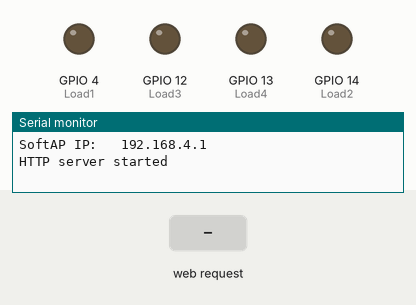
Bench run of a sketch on a simulated ESP8266 (NodeMCU). On the bench: output pins drawn as LEDs (lit = HIGH), the last lines printed to the serial monitor. The test bench sets the inputs (shaded band).

Above: at 1.2 s.
1.3 s: HTTP request GET /load1on received
At 1.6 s:
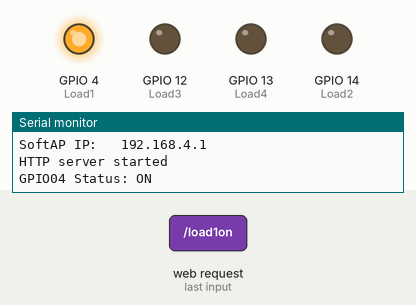
2.8 s: HTTP request GET /load2on received
At 3.9 s:
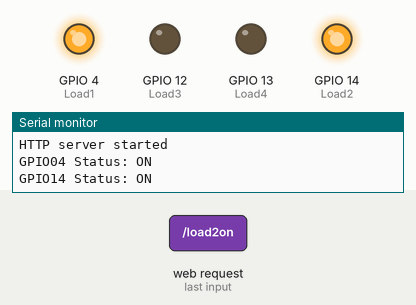
4.3 s: HTTP request GET /load1off received
At 5.0 s:
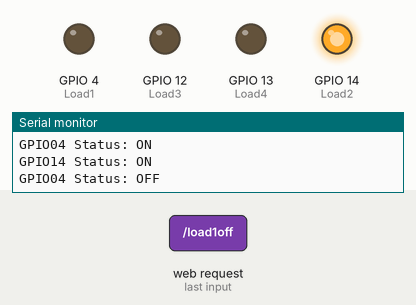
5.8 s: HTTP request GET /load3on received
At 6.2 s:
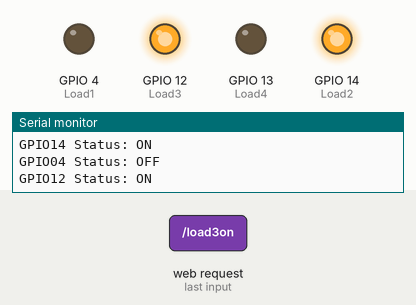
7.3 s: HTTP request GET /load4on received
At 8.5 s:
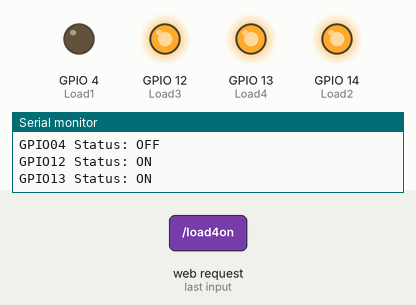
8.8 s: HTTP request GET /load2off received
At 9.7 s:
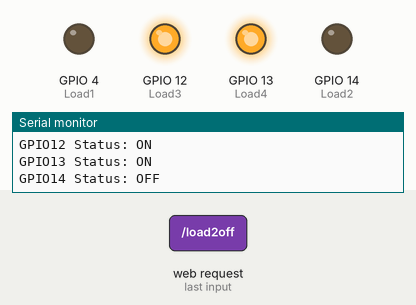
Timing chart, 0 to 11.3 s (numbered marks = the images above; inputs shaded):
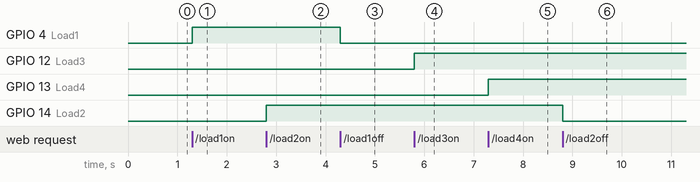

Measured:
- after the input at 1.3 s, GPIO 4 (Load1): LOW → HIGH at once
- after the input at 2.8 s, GPIO 14 (Load2): LOW → HIGH at once
- after the input at 4.3 s, GPIO 4 (Load1): HIGH → LOW at once
- after the input at 5.8 s, GPIO 12 (Load3): LOW → HIGH at once
- after the input at 7.3 s, GPIO 13 (Load4): LOW → HIGH at once
- after the input at 8.8 s, GPIO 14 (Load2): HIGH → LOW at once

The sketch:

ESP12_Home_Autoamtion_Firmware.ino
```cpp
#include <ESP8266WiFi.h>
#include <ESPAsyncWebServer.h>
#include <WebSocketsServer.h>
#include <ArduinoJson.h>  //6.15.1
#include "index.h"

char* ssid = "Home Automation";
char* password = "PASSWORD";

AsyncWebServer server(80);
WebSocketsServer webSocket = WebSocketsServer(81);

int Load1 = 04;
int Load2 = 14;
int Load3 = 12;
int Load4 = 13;

bool Load1status = LOW;
bool Load2status = LOW;
bool Load3status = LOW;
bool Load4status = LOW;

void setup() {
  pinMode(Load1, OUTPUT);
  pinMode(Load2, OUTPUT);
  pinMode(Load3, OUTPUT);
  pinMode(Load4, OUTPUT);

  digitalWrite(Load1, LOW);
  digitalWrite(Load2, LOW);
  digitalWrite(Load3, LOW);
  digitalWrite(Load4, LOW);
  Serial.begin(115200);

  WiFi.mode(WIFI_AP);
  WiFi.softAP(ssid, password);
  Serial.println("");
  Serial.print("SoftAP IP:   ");
  Serial.println(WiFi.softAPIP());

  server.on("/", HTTP_GET, [](AsyncWebServerRequest * request) {
    request->send_P(200, "text/html", webpage);
  });
  server.on("/status", HTTP_GET, [](AsyncWebServerRequest * request) {
    Serial.println("GPIO04 Status:" + StringStatus(Load1status) + " | GPIO14 Status: " + StringStatus(Load1status) + " | GPIO12 Status: " + StringStatus(Load1status) + " | GPIO13 Status: " + StringStatus(Load1status) + "");
    request->send(200, "application/json", SendJSON());
  });
  server.on("/load1on", HTTP_GET, [](AsyncWebServerRequest * request) {
    Load1status = HIGH;
    updateRelays();
    Serial.println("GPIO04 Status: ON");
    request->send(200, "application/json", SendJSON());
  });
  server.on("/load2on", HTTP_GET, [](AsyncWebServerRequest * request) {
    Load2status = HIGH;
    updateRelays();
    Serial.println("GPIO14 Status: ON");
    request->send(200, "application/json", SendJSON());
  });
  server.on("/load3on", HTTP_GET, [](AsyncWebServerRequest * request) {
    Load3status = HIGH;
    updateRelays();
    Serial.println("GPIO12 Status: ON");
    request->send(200, "application/json", SendJSON());
  });
  server.on("/load4on", HTTP_GET, [](AsyncWebServerRequest * request) {
    Load4status = HIGH;
    updateRelays();
    Serial.println("GPIO13 Status: ON");
    request->send(200, "application/json", SendJSON());
  });
  server.on("/load1off", HTTP_GET, [](AsyncWebServerRequest * request) {
    Load1status = LOW;
    updateRelays();
    Serial.println("GPIO04 Status: OFF");
    request->send(200, "application/json", SendJSON());
  });
  server.on("/load2off", HTTP_GET, [](AsyncWebServerRequest * request) {
    Load2status = LOW;
    updateRelays();
    Serial.println("GPIO14 Status: OFF");
    request->send(200, "application/json", SendJSON());
  });
  server.on("/load3off", HTTP_GET, [](AsyncWebServerRequest * request) {
    Load3status = LOW;
    updateRelays();
    Serial.println("GPIO12 Status: OFF");
    request->send(200, "application/json", SendJSON());
  });
  server.on("/load4off", HTTP_GET, [](AsyncWebServerRequest * request) {
    Load4status = LOW;
    updateRelays();
    Serial.println("GPIO13 Status: OFF");
    request->send(200, "application/json", SendJSON());
  });
  server.onNotFound([](AsyncWebServerRequest * request) {
    request->send(404, "application/json", "{\"status\":\"failure\",\"message\":\"404 Error. Route not found\"}");
  });


  server.begin();  // Start server
  webSocket.begin(); //start websocket
  webSocket.onEvent(webSocketEvent);
  Serial.println("HTTP server started");
}

void loop() {
  webSocket.loop();
}

void webSocketEvent(uint8_t num, WStype_t type, uint8_t * payload, size_t length) {
  switch (type) {
    case WStype_DISCONNECTED:
      Serial.printf("[%u] Disconnected!\n", num);
      break;
    case WStype_CONNECTED: {
        IPAddress ip = webSocket.remoteIP(num);
        Serial.printf("[%u] Connected from %d.%d.%d.%d url: %s\n", num, ip[0], ip[1], ip[2], ip[3], payload);
        String JSON_Data =SendJSON();
        webSocket.sendTXT(num, JSON_Data);
      }
      break;
    case WStype_TEXT:
      Serial.printf("[%u] get Text: %s\n", num, payload);
      String message = String((char*)( payload));
      Serial.println(message);

      DynamicJsonDocument doc(200);  // deserialize the data
      DeserializationError error = deserializeJson(doc, message); // parse the parameters we expect to receive (TO-DO: error handling)
      // Test if parsing succeeds.
      if (error) {
        Serial.print("deserializeJson() failed: ");
        Serial.println(error.c_str());
        return;
      }

      String load1val = doc["Load1"];
      String load2val = doc["Load2"];
      String load3val = doc["Load3"];
      String load4val = doc["Load4"];
      Load1status = BoolStatus(load1val);
      Load2status = BoolStatus(load2val);
      Load3status = BoolStatus(load3val);
      Load4status = BoolStatus(load4val);
      updateRelays();
      Serial.println("GPIO04 Status: " + load1val + " GPIO14 Status: " + load2val + " GPIO12 Status: " + load3val + " GPIO13 Status: " + load4val);
      String JSON_Data =SendJSON();
      webSocket.broadcastTXT(JSON_Data);
  }
}

String SendJSON() {
  String ptr = "{ \"status\": \"success\",\"Load1\": \"";
  ptr += StringStatus(Load1status);
  ptr +=  "\",\"Load2\": \"";
  ptr +=  StringStatus(Load2status);
  ptr +=  "\", \"Load3\": \"";
  ptr +=  StringStatus(Load3status);
  ptr +=  "\",\"Load4\": \"";
  ptr +=  StringStatus(Load4status);
  ptr +=  "\"}";
  return ptr;
}

String StringStatus(uint8_t Status) {
  return (Status ? "HIGH" : "LOW");
}

bool BoolStatus(String argument) {
  return (argument == "HIGH" ? HIGH : LOW);
}

void updateRelays() {
  digitalWrite(Load1, Load1status);
  digitalWrite(Load2, Load2status);
  digitalWrite(Load3, Load3status);
  digitalWrite(Load4, Load4status);
}
```

index.h
```cpp
char webpage[] PROGMEM = R"=====(
<!DOCTYPE html>
<html>
<head>
  <meta name="viewport" content="width=device-width, initial-scale=1">
  <title>Home Automation</title>
  <style>
    html {font-family: Arial; display: inline-block; text-align: center;}
    h2 {font-size: 3.0rem;}
    p {font-size: 3.0rem;}
    body {max-width: 600px; margin:0px auto; padding-bottom: 25px;}
    .switch {position: relative; display: inline-block; width: 120px; height: 68px}
    .switch input {display: none}
    .slider {position: absolute; top: 0; left: 0; right: 0; bottom: 0; background-color: #ccc; border-radius: 34px}
    .slider:before {position: absolute; content: ""; height: 52px; width: 52px; left: 8px; bottom: 8px; background-color: #fff; -webkit-transition: .4s; transition: .4s; border-radius: 68px}
    input:checked+.slider {background-color: #2196F3}
    input:checked+.slider:before {-webkit-transform: translateX(52px); -ms-transform: translateX(52px); transform: translateX(52px)}
  </style>
</head>
<body>
  <h2>Home Automation</h2>
  <h4>Device 1</h4>
  <label class="switch">
    <input type="checkbox" onchange="toggleCheckbox(1, load1Status)" id="device1"  \>
    <span class="slider"></span>
  </label>
  <h4>Device 2</h4>
  <label class="switch">
    <input type="checkbox" onchange="toggleCheckbox(2, load2Status)" id="device2"  \>
    <span class="slider"></span>
  </label>
  <h4>Device 3</h4>
  <label class="switch">
    <input type="checkbox" onchange="toggleCheckbox(3, load3Status)" id="device3"  \>
    <span class="slider"></span>
  </label>
  <h4>Device 4</h4>
  <label class="switch">
    <input type="checkbox" onchange="toggleCheckbox(4, load4Status)" id="device4"  \>
    <span class="slider"></span>
  </label>

<script>
  var socket = new WebSocket('ws://'+location.hostname+':81/');
  var device1 = document.getElementById("device1");
  var device2 = document.getElementById("device2");
  var device3 = document.getElementById("device3");
  var device4 = document.getElementById("device4");

  var load1Status = false;
  var load2Status = false;
  var load3Status = false;
  var load4Status = false;

  socket.onmessage = function(event){
    var full_data = event.data;
    console.log(full_data);
    var data = JSON.parse(full_data);
    updateComp(data);
  }
  socket.onclose = function () {
    // websocket is closed.
    alert('Connection closed...');
  };
  socket.onerror = function (event) {
    alert('WebSocket error observed:', event.data);
    console.error('WebSocket error observed:', event);
  };

  function toggleCheckbox(device, status) {
    load1Status = device==1?(!status):load1Status;
    load2Status = device==2?(!status):load2Status;
    load3Status = device==3?(!status):load3Status;
    load4Status = device==4?(!status):load4Status;

    var reqObj = {
      "Load1" : load1Status?"HIGH":"LOW",
      "Load2" : load2Status?"HIGH":"LOW",
      "Load3" : load3Status?"HIGH":"LOW",
      "Load4" : load4Status?"HIGH":"LOW"
    }
    socket.send(JSON.stringify(reqObj));
  };

  function updateComp(res) {
    load1Status = res.Load1=='HIGH'?true:false;
    load2Status = res.Load2=='HIGH'?true:false;
    load3Status = res.Load3=='HIGH'?true:false;
    load4Status = res.Load4=='HIGH'?true:false;
    device1.checked = load1Status;
    device2.checked = load2Status;
    device3.checked = load3Status;
    device4.checked = load4Status;
  }

</script>
</body>
</html>
)=====";
```
